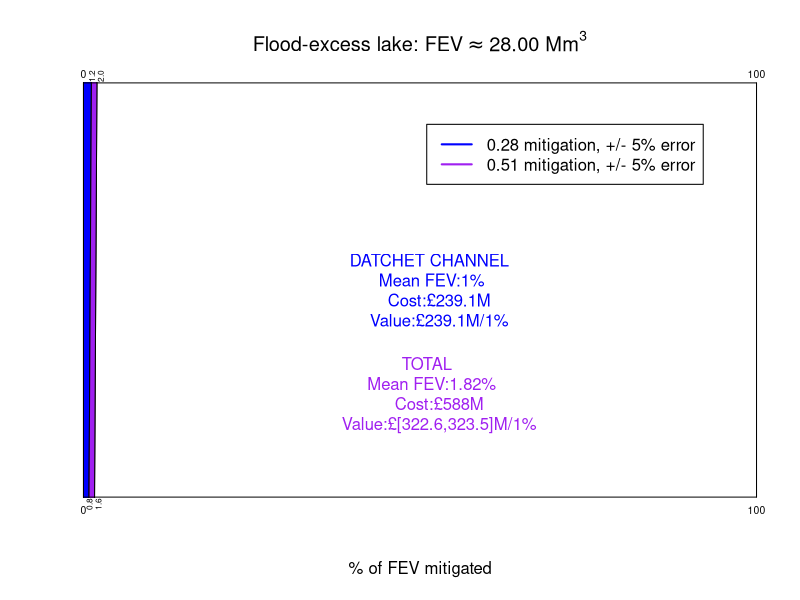

This chart was generated by the following R code:
plot(0, 0, type="l", xlim=cbind(0.035, 0.965), ylim=cbind(0.035, 0.965), xlab="% of FEV mitigated", ylab="", main=expression("Flood-excess lake: FEV" %~~%  "28.00 Mm" ^ "3"), axes=FALSE) 
# creating an empty plot by choice
# introduced to by [7, pp.104-105] [10].

segments(0.008214286, 0, 0.01178571, 1, lty=1) # for 0.28 mitigation - Datchet Channel; 5% error added. 0.008214286 = 0.23/28; 0.01178571 = 0.33/28
# Notified of segments function by fellow project member [11]. 
# Looked at RStudio help section for structure.
segments(0.01642857, 0, 0.02, 1, lty=1) # for 0.51 mitigation - 3 Channels; 5% error added. 0.01642857 = 0.46/28; 0.02 = 0.56/28

x=0:1
y=(280.0004*x)-2.300003

polygon(cbind(0, x, 0), cbind(0, y, 1), col="blue")
# Notified by [12, pp.50-58]
polygon(cbind(0.01642857, x, 0.02), cbind(0, y, 1), col="purple")

segments(0, 0, 0, 1, lty=1)
segments(1, 0, 1, 1, lty=1)
segments(0, 1, 1, 1, lty=1)
segments(0, 0, 1, 0, lty=1)

# help with setting up legend:[26]
legend(0.51,0.9,cbind("0.28 mitigation, +/- 5% error", "0.51 mitigation, +/- 5% error"), col=cbind("blue","purple"), lty=cbind(1,1), lwd=cbind(2,2), bty="o")

# Notified of text function by [7, p.105]. 
# Looked at RStudio help section
text(0.51, 0.5,labels=" DATCHET CHANNEL
  Mean FEV:1%
     Cost:£239.1M
     Value:£239.1M/1%", cex=1, col="blue")
text(0.51, 0.25,labels="TOTAL
  Mean FEV:1.82%
     Cost:£588M
     Value:£[322.6,323.5]M/1%", cex=1, col="purple")

# Notified of mtext function by [7, p.105]. 
# Looked at RStudio help section
mtext("0", 1, at=0, cex=0.625)
mtext("0.8", 1, at=0.008214286, cex=0.5, las=2)
mtext("1.6", 1, at=0.02142857, cex=0.5, las=2)
mtext("100", 1, at=1, cex=0.625)

mtext("0",3, at=0, cex=0.625)
mtext("1.2", 3, at=0.01178571, cex=0.5, las=2)
mtext("2.0", 3, at=0.025, cex=0.5, las=2)
mtext("100", 3, at=1, cex=0.625)